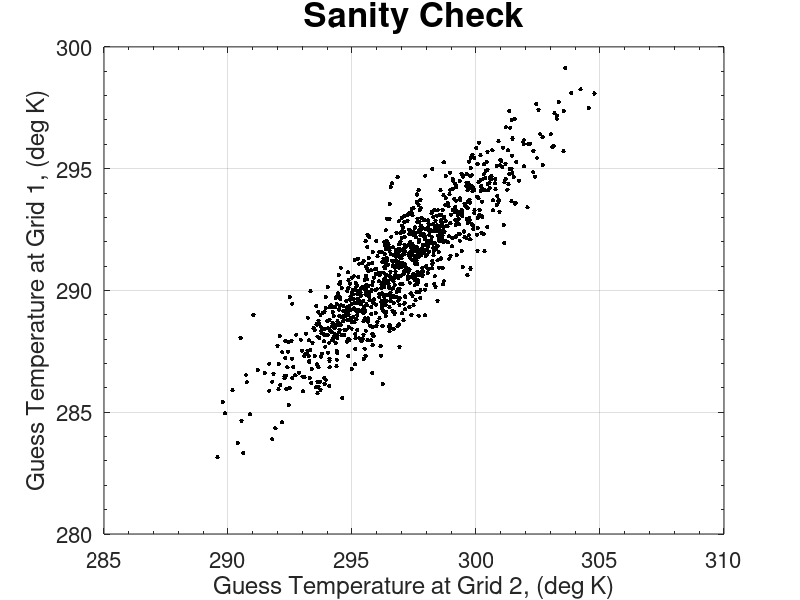
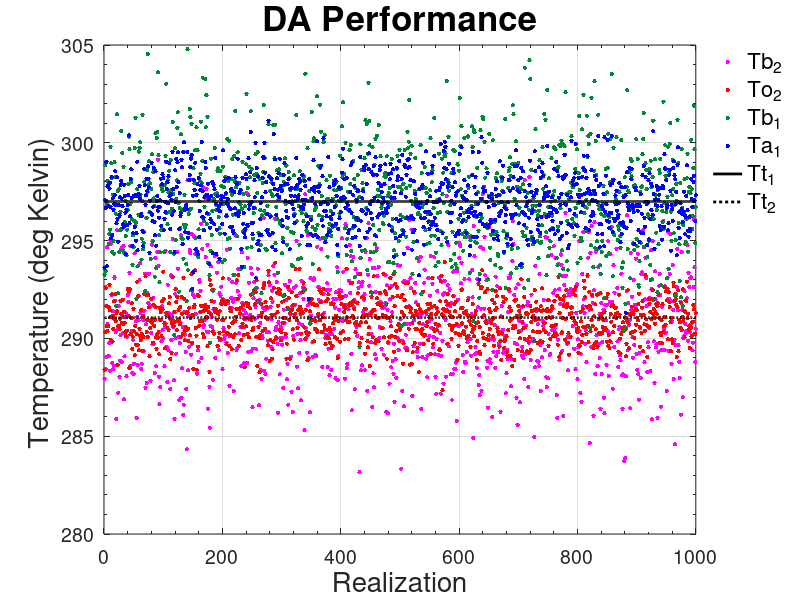

Recreate these plots in MATLAB, in order.
% Class Exercise 2
% Numerical Representation of Toy Example (influence of observations over
% space)
% 

% Tt_1 is the true value of temperature in the room (note: this is grid 0)
% Tt_2 is the true value of temperature in the other room (note: this is grid 1)
% To_2 is the measured temperature in the other room
% Tb_1 is the guess temperature in the room
% Tb_2 is the guess temperature in the other room

% Set Tt_1 & Tt_2
Tt_1 = 297; % degrees Kelvin (my kind of room temp :) )
Tt_2 = 0.98*Tt_1;

% Set eb_1 and eb_2 (note: eb_1 and eb_2 are random, unbiased and normally
% distributed -- but now they are correlated)
% Also set eo_1

sigmab = 2.5; % standard deviation of eb_1 = standard deviation of eb_2
sigmao = 1.0; % standard deviation of eo_1
rhob_12 = 0.9; % correlation of eb_1 and eb_2

nsamples = 1000; % number of samples (realization)

% initialize seed (for reproducibity purposes)
j=1;
randn('state',j);

% generate nsamples of eb_1 and eb_2 and er_2 given their characteristics
eo_2 = 0 + sigmao*randn(nsamples,1);

mu=[0 0];
Sigma=[sigmab^2 rhob_12*sigmab^2; rhob_12*sigmab^2 sigmab^2];
R=chol(Sigma);

z = repmat(mu,nsamples,1) + randn(nsamples,2)*R;
eb_1=z(:,1);
eb_2=z(:,2);

% generate nsamples of To_2, Tb_1 and Tb_2
To_2 = Tt_2 + eo_2;
Tb_1 = Tt_1 + eb_1;
Tb_2 = Tt_2 + eb_2;
%--------------------------------------------------------------------------

% Estimate the true temperature in the room Ta_1 as a linear combination
% of 2 pieces of information, see solution in lecture/handout i.e.

alpha= sigmao.^2/sigmab.^2;
w1 = rhob_12/(1+alpha);
Ta_1 = Tb_1 + w1*(To_2-Tb_2);
sigmaa_1_square = sigmab.^2 * ( 1 - (rhob_12^2)/(1+alpha) );
sigmaa_1 = sqrt(sigmaa_1_square);


% now assume that our knowledge of rhob_12 is wrong (infa=1 is correct)
infa=1; % 0.5
rhob_12a=rhob_12*infa;

% now assume that our knowledge of sigmab is wrong (infb=1 is correct)
infb=1;
sigmaba=sqrt(infb)*sigmab;

alpha= sigmao.^2/sigmaba.^2;
w1 = rhob_12a/(1+alpha);
Ta_1 = Tb_1 + w1*(To_2-Tb_2);
sigmaa_1_square = sigmaba.^2 * ( 1 - (rhob_12a^2)/(1+alpha) );
sigmaa_1 = sqrt(sigmaa_1_square);

disp('==================================================================');

figure(1)
clf(1)
plot(Tb_1,Tb_2,'k.','Markersize',10);
ylabel('Guess Temperature at Grid 1, (deg K)','Fontsize',20);
xlabel('Guess Temperature at Grid 2, (deg K)','Fontsize',20);
grid on;
set(gca,'Fontsize',16);
set(gca,'YMinorTick','on');
set(gca,'XMinorTick','on');
title('Sanity Check','Fontsize',25);

% Diagnostics
figure(2)
clf(2)
C=[0,136,55; 202,0,32; 56,108,176]/255; 
plot(Tb_2,'m.','Markersize',10);
hold on;
plot(To_2,'r.','Markersize',10);
hold on;
plot(Tb_1,'.','Color',C(1,:)','Markersize',10);
hold on;
plot(Ta_1,'b.','Markersize',10);
hold on;
plot([1:length(Ta_1)],Tt_1*ones(length(Ta_1),1),'k-','Linewidth',2);
hold on;
plot([1:length(Ta_1)],Tt_2*ones(length(Ta_1),1),'k:','Linewidth',2);
ylim([280 305]);
grid on;
set(gca,'Fontsize',14);
ylabel('Temperature (deg Kelvin) ','Fontsize',20);
xlabel('Realization','Fontsize',20);
hl=legend('Tb_2','To_2','Tb_1','Ta_1','Tt_1','Tt_2','Location','BestOutside');
set(hl,'Fontsize',16);
set(hl,'Box','off');
set(gca,'YMinorTick','on');
set(gca,'XMinorTick','on');
title('DA Performance','Fontsize',25);

% Check if our estimate is more accurate
% Check if our estimate is more accurate
disp('root mean square errors for Tb_1 and Ta_1');
disp([sqrt( mean((Tb_1-Tt_1).^2)), sqrt(mean((Ta_1-Tt_1).^2))]);
disp('sample Tb_1, sample Ta_1, Tt_1');
disp([Tb_1(1,1), Ta_1(1,1), Tt_1]);
disp('std deviation of error estimates, sigmab, sigmaba, sigmao, sigmaa_1, rhob_12, rhob_12a');
disp([sigmab, sigmaba, sigmao, sigmaa_1, rhob_12, rhob_12a]);